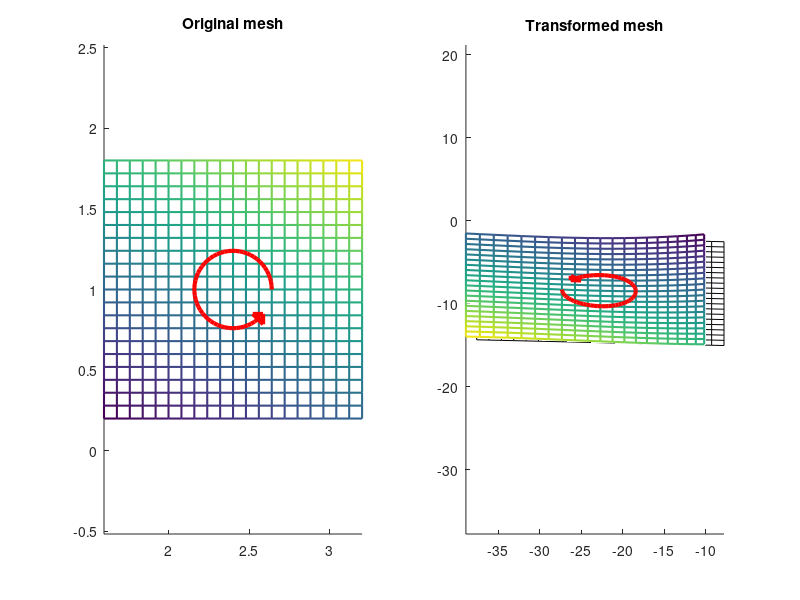

The MATLAB source for this figure:
%% Question 1
% https://i.imgur.com/nJIm4IR.png

%% Question 2
% https://i.imgur.com/PB3t1we.png
% https://i.imgur.com/KS0w02o.png
% https://i.imgur.com/CSGiA65.png
% https://i.imgur.com/CSGiA65.png
clear; clf;
a = 2.4; b = 1; r = 0.8;

x = linspace(a-r, a+r, 21); y = linspace(b-r, b+r, 21);

[X,Y] = meshgrid(x, y);

Z = zeros(size(X));

C = (X-a) + 2*(Y-b);

subplot(1, 2, 1);

mesh(X, Y, Z, C, 'LineWidth', 1.5);

hold on;

view(2);

axis equal, grid off, rotate3d off, title('Original mesh');

f  = @(x,y) [-12*x + 9*sin(x); -8*y + 0.5*sin(2*sqrt(x.^2 + y.^2))];

Df = @(x,y,h) [f(x+h, y) - f(x-h, y), f(x, y+h) - f(x, y-h)] / (2*h);

L  = @(x,y) f(a, b) + Df(a, b, 0.000001) * [x-a; y-b];

NonLinImg = reshape(f(X(:).', Y(:).').', length(y), length(x), 2);

LinImg    = reshape(L(X(:).', Y(:).').', length(y), length(x), 2);

subplot(1, 2, 2);

mesh(NonLinImg(:,:,1), NonLinImg(:,:,2), Z, C, 'FaceAlpha', 0.7, 'LineWidth', 1.5);

hold on;

mesh(LinImg(:,:,1), LinImg(:,:,2), Z-r, 'FaceAlpha', 0, 'EdgeColor', [0 0 0]);

view(2);

axis equal, grid off, rotate3d off, title('Transformed mesh');

t = 0:0.1:5.6;
pilX = [a + 0.3*r*cos(t), a+0.3*r*cos(5.6), a+0.3*r*cos(5.6)-0.08*r, a+0.3*r*cos(5.6)];
pilY = [b + 0.3*r*sin(t), b+0.3*r*sin(5.6)-0.08*r, b+0.3*r*sin(5.6), b+0.3*r*sin(5.6)];
pilZ = r*ones(size(pilX));
pilImg = f(pilX, pilY);
subplot(1, 2, 1); plot3(pilX, pilY, pilZ, 'r', 'LineWidth', 3);
subplot(1, 2, 2); plot3(pilImg(1,:), pilImg(2,:), pilZ, 'r', 'LineWidth', 3);

f(2.4,1)
Df(2.4,1,0.001)
det(Df(2.4,1,0.001))
